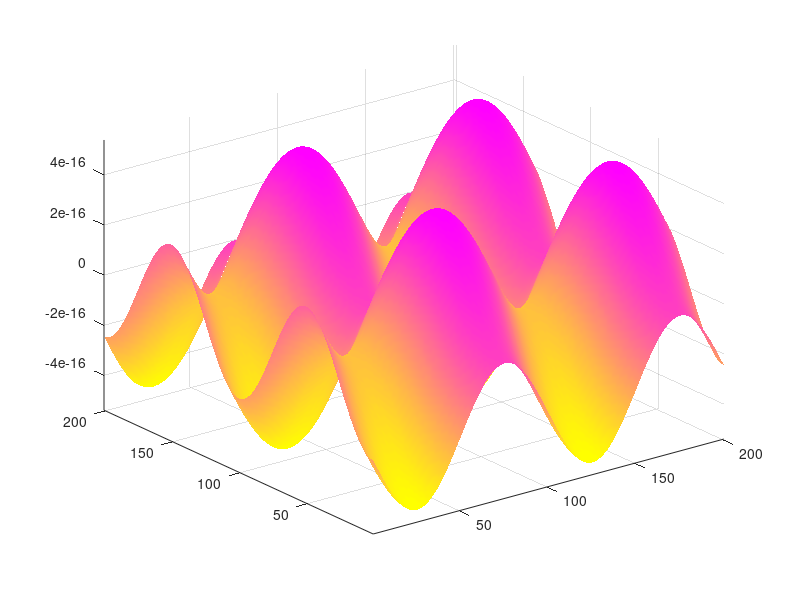

Source code (MATLAB):
#
##plot(randn(10,3));
##get(gcf); #get current figure
##get(gca); #get current axes
##
##get(gca,'ytick'); #get ytick
##get(gca,'ytick', [-2 0 1.5 pi]); # change var ytick
##set(gca,'linewidth', 20); #change linewith

##h = plot(randn(10,1))
##get(h)
##set(h,'linestyle','--') #стиль линии
##set(h,'linewidth',1337) #ширина линии

##Пример№1

##x = -10:0.01:10;
##k = -2;
##y = k*x.^2 - 2;
##ph = plot(x, y)
##
##axis([-10 10 -100 100])
##
##while k <= 2
##  k = k + 0.01;
##  y = k*x.^2 - 2;
##  set(ph, 'XData', x, 'YData', y)
##  set(ph, 'linewidth', 1337)
##  set(ph, 'linestyle', '--')
####  pause(0.0000000001)
##  drawnow
##endwhile

##Пример№2

clear, clc
x=0:pi/50:4*pi;
y=x;
[X,Y]=meshgrid(x,y);
z=3*sin(X)+cos(Y);
h = surf(z);

axis tight

shading interp
colormap(spring)

for k = 0:pi/100:2*pi
  z = (sin(X)+cos(Y)).*sin(k);
  set(h,'Zdata',z)
  drawnow
endfor
